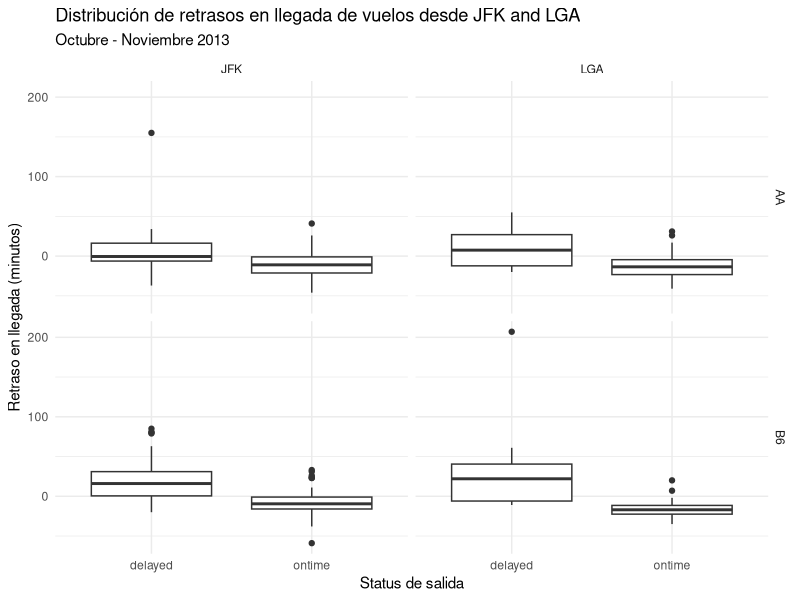

Write the R code that produced this figure.
## ---- chunk 1
knitr::opts_chunk$set(echo = F, warning = F, message = F)
knitr::opts_chunk$set(fig.width=8, fig.height=6) 
## ---- chunk 2
library(tidyverse)
flights_small <- read_csv("flights13.csv")
## ---- chunk 3
flights_small_new <- flights_small %>% mutate(dep_status = ifelse(dep_delay <= 0, "ontime", "delayed"))
## ---- chunk 4
flights_small_new %>%
  filter(carrier %in% c("AA", "B6"),
         month %in% c(10,11),
         origin %in% c("JFK", "LGA") )%>%
  filter(!is.na(arr_delay), !is.na(dep_delay)) %>%
  ggplot(., aes(x = dep_status, y = arr_delay)) +
  geom_boxplot() +
  facet_grid(carrier ~ origin) + theme_minimal() + 
  labs(x = "Status de salida", y = "Retraso en llegada (minutos)") +
  ggtitle("Distribución de retrasos en llegada de vuelos desde JFK and LGA",
          subtitle = "Octubre - Noviembre 2013")
